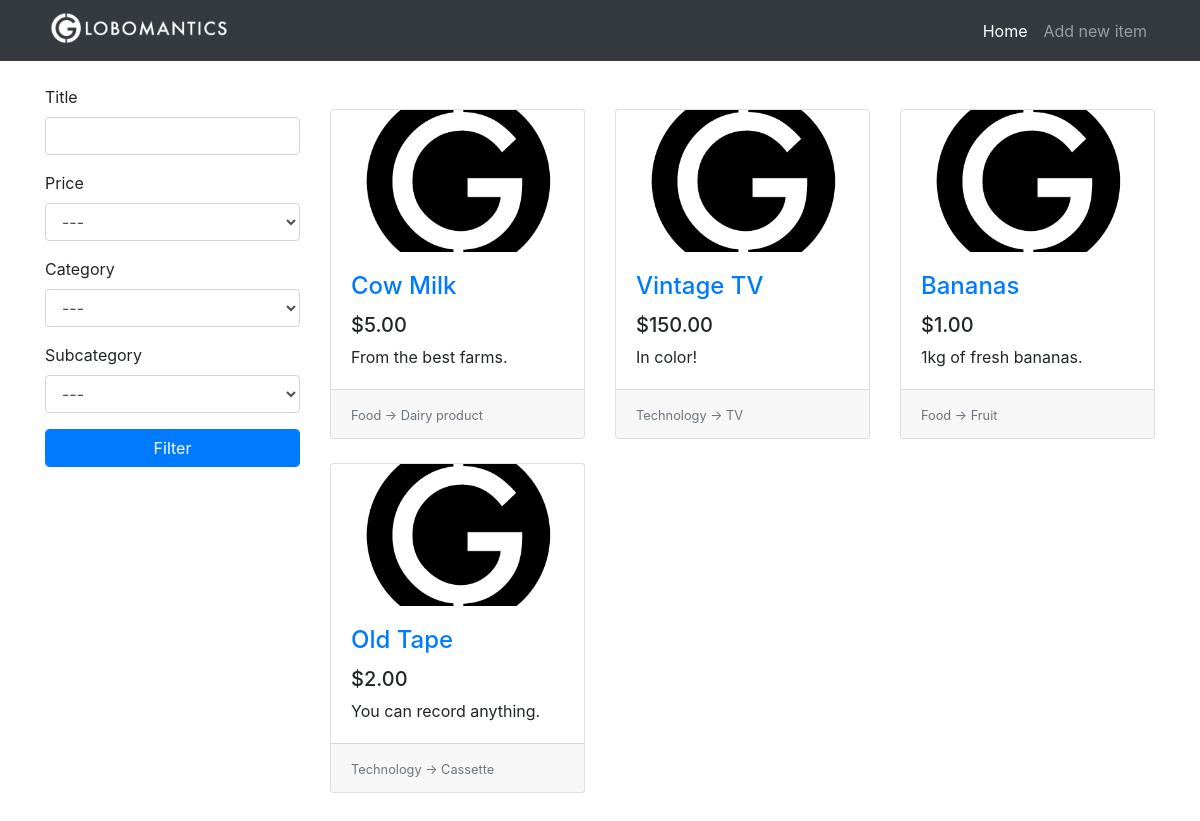
The app's page /, older data.
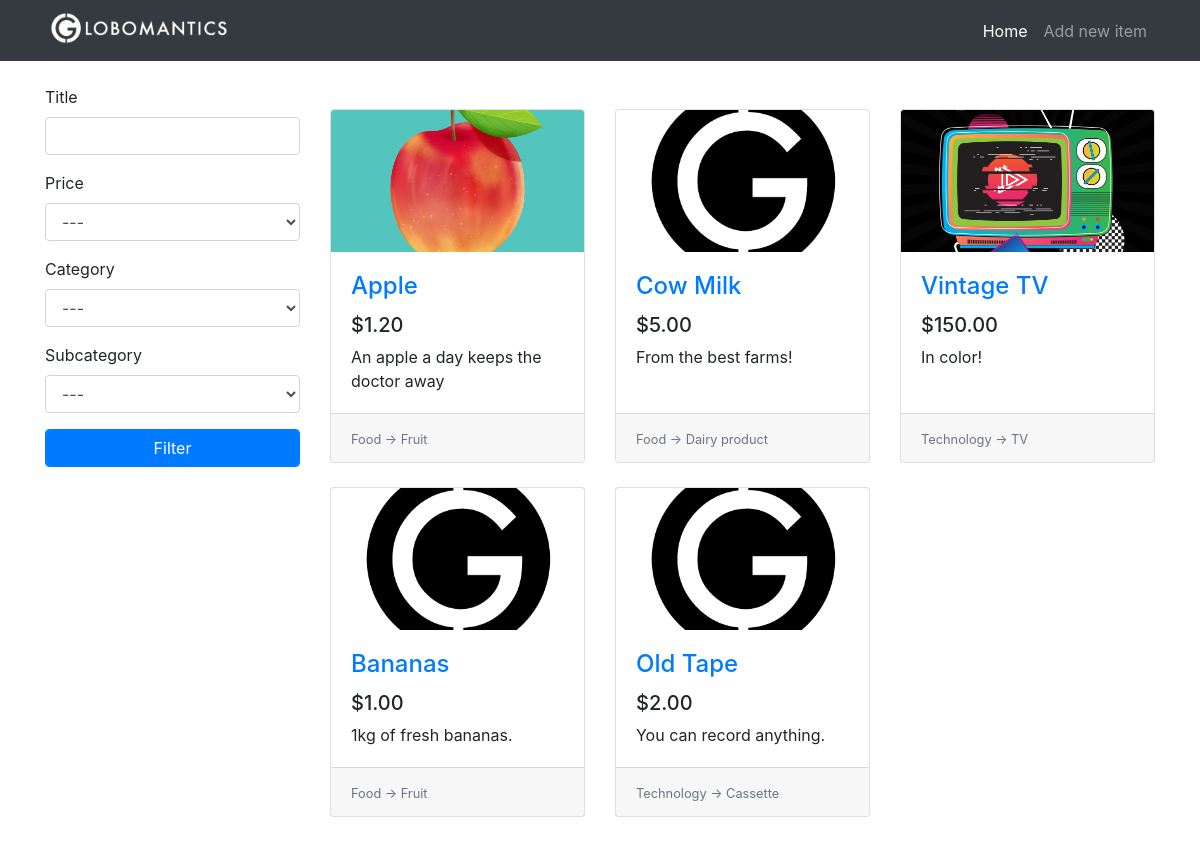
The same page, newer data.
### tables this page shows
CREATE TABLE items(
                    id              INTEGER PRIMARY KEY AUTOINCREMENT,
                    title           TEXT,
                    description     TEXT,
                    price           REAL,
                    image           TEXT,
                    category_id     INTEGER,
                    subcategory_id  INTEGER,
                    FOREIGN KEY(category_id) REFERENCES categories(id),
                    FOREIGN KEY(subcategory_id) REFERENCES subcategories(id)
);

CREATE TABLE categories(
                    id              INTEGER PRIMARY KEY AUTOINCREMENT,
                    name            TEXT
);

CREATE TABLE subcategories(
                    id              INTEGER PRIMARY KEY AUTOINCREMENT,
                    name            TEXT,
                    category_id     INTEGER,
                    FOREIGN KEY(category_id) REFERENCES categories(id)
);

### app.py (the view)
@app.route("/")
def home():
    conn = get_db()
    c = conn.cursor()
    form = FilterForm(request.args, meta={"csrf": False})
    c.execute("SELECT id, name FROM categories")
    categories = c.fetchall()
    categories.insert(0, (0, "---"))
    form.category.choices = categories
    c.execute("SELECT id, name FROM subcategories")
    subcategories = c.fetchall()
    subcategories.insert(0, (0, "---"))
    form.subcategory.choices = subcategories
    query = """SELECT
               i.id,i.title,i.description,i.price,i.image,c.name,s.name
               FROM items as i
               INNER JOIN categories AS c ON i.category_id = c.id
               INNER JOIN subcategories AS s ON i.subcategory_id = s.id
               """
    try:
        is_ajax = int(request.args["ajax"])
    except:
        is_ajax = 0
    if form.validate():
        filter_queries = []
        parameters = []
        if form.title.data.strip():
            filter_queries.append("i.title LIKE ?")
            parameters.append("%" + escape(form.title.data) + "%")
        if form.category.data:
            filter_queries.append("i.category_id = ?")
            parameters.append(form.category.data)
        if form.subcategory.data:
            filter_queries.append("i.subcategory_id = ?")
            parameters.append(form.subcategory.data)
        if filter_queries:
            query += " WHERE "
            query += " AND ".join(filter_queries)
        if form.price.data:
            if form.price.data == 1:
                query += " ORDER BY i.price DESC"
            else:
                query += " ORDER BY i.price"
        else:
            query += " ORDER BY i.price DESC"
        items_from_db = c.execute(query, tuple(parameters))
        print(query)
    else:
        items_from_db = c.execute(query + "ORDER BY i.id DESC")
    items = []
    for row in items_from_db:
        item = {
            "id": row[0],
            "title": row[1],
            "description": row[2],
            "price": row[3],
            "image": row[4],
            "category": row[5],
            "subcategory": row[6]
        }
        items.append(item)
    if is_ajax:
        return render_template("_items.html", items=items)
    return render_template("home.html", items=items, form=form)

### app.py
class FilterForm(FlaskForm):
    title = StringField("Title", validators=[Length(max=20)])
    price = SelectField("Price", coerce=int, choices=[(0, "---"), (1, "High to low"), (2, "Low to high")])
    category = SelectField("Category", coerce=int)
    subcategory = SelectField("Subcategory", coerce=int)
    submit = SubmitField("Filter")

### app.py (called while the page is built)
def get_db():
    db = getattr(g, '_database', None)
    if db is None:
        db = g._database = sqlite3.connect('db/globomantics.db')
    return db

@app.teardown_appcontext
def close_connection(exception):
    db = getattr(g, "_database", None)
    if db is not None:
        db.close()

### templates/home.html (shortened to what this page needs)
{% extends 'base.html' %}
{% set active_page = 'home' %}
{% block content %}
    <div class="row">
        <div class="col-lg-3">
            <div class="my-4">
                <form class="filter-form" action="{{ url_for('home') }}" method="get">
                    <div class="form-group">
                        {{ form.title.label }}
                        {{ form.title(class="form-control") }}
                    </div>
                    <div class="form-group">
                        {{ form.price.label }}
                        {{ form.price(class="form-control") }}
                    </div>
                    <div class="form-group">
                        {{ form.category.label }}
                        {{ form.category(class="form-control category-filter") }}
                    </div>
                    <div class="form-group">
                        {{ form.subcategory.label }}
                        {{ form.subcategory(class="form-control") }}
                    </div>
                    {{ form.submit(class="btn btn-primary form-control") }}
                </form>
            </div>
        </div>
        <div class="col-lg-9">
            <div class="row my-5 card-wrapper">
                {% if items %}
                {% for item in items %}
                <div class="col-lg-4 col-md-6 mb-4">
                    <div class="card h-100">
                        <div class="embed-responsive embed-responsive-16by9">
                            <a href="{{ url_for('item', item_id=item.id) }}">
                                <img class="card-img-top embed-responsive-item"
                                     src="{% if item.image %}{{url_for('uploads', filename=item.image) }}{% else %}{{ url_for('static', filename='images/placeholder.png') }}{% endif %}">
                            </a>
                        </div>
                        <div class="card-body">
                            <h4 class="card-title">
                                <a href="{{ url_for('item', item_id=item.id) }}">{{ item.title }}</a>
                            </h4>
                            <h5>{{ "$%.2f" | format(item.price) }}</h5>
                            <p class="card-text">{{ item.description }}</p>
                        </div>
                        <div class="card-footer">
                            <small class="text-muted">
                                {{ item.category }} -> {{ item.subcategory }}
                            </small>
                        </div>
                    </div>
                </div>
                {% endfor %}
                {% else %}
                <h1 class="offset-lg-3">No items to show.</h1>
                {% endif %}
            </div>
        </div>
    </div>
{% endblock %}

Row changes from the older to the newer data that the page shows:
added items: image (picture), title "Apple", price "$1.20", description "An apple a day keeps the doctor away", category "Food", subcategory "Fruit"
changed items "Cow Milk": description "From the best farms." → "From the best farms!"
changed items "Vintage TV": image: picture added in place of a placeholder
